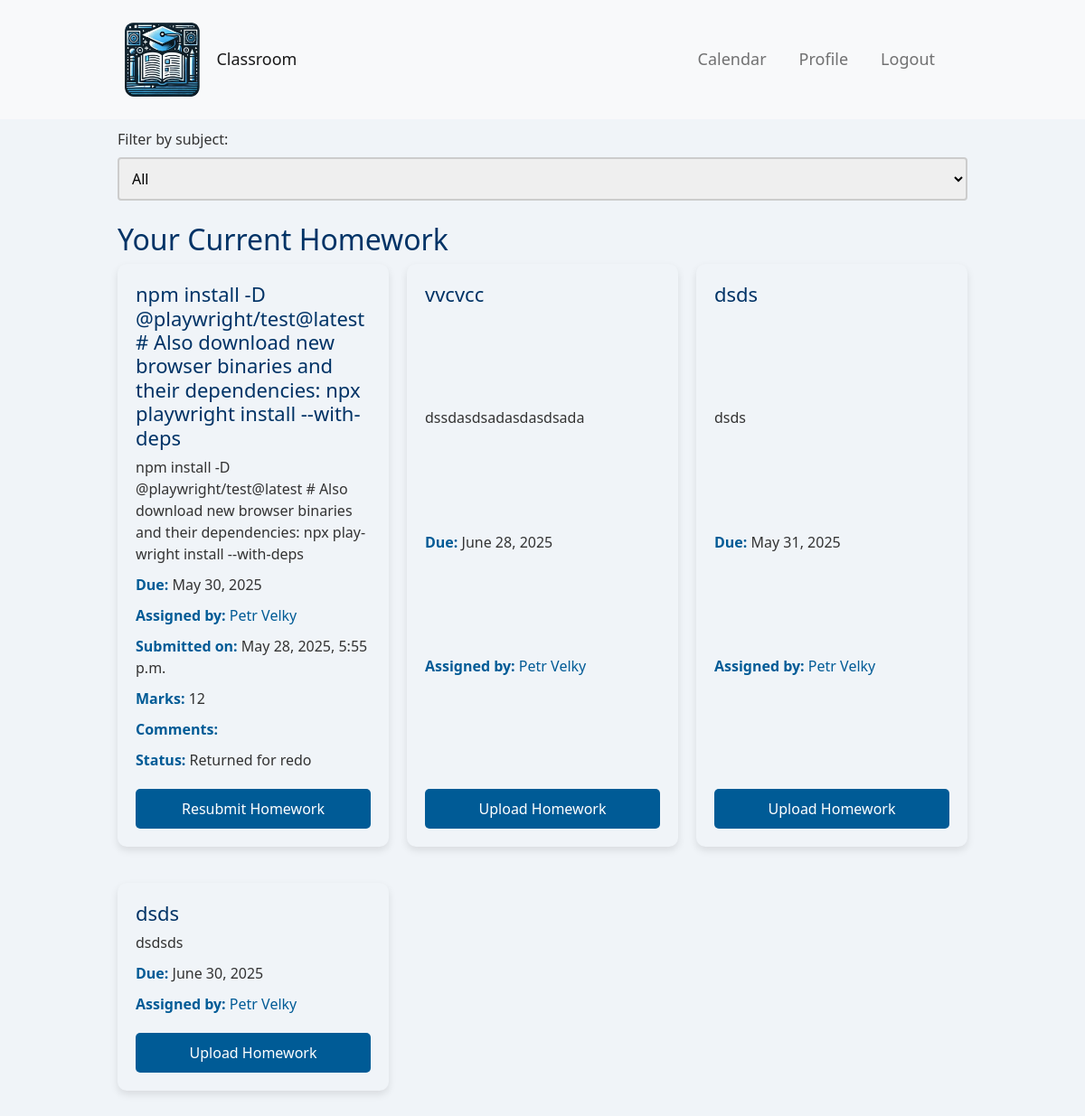
The page /student/dashboard/ (signed in) on the database its author committed.
### polls/models.py (models this page shows, shortened)
class Homework(models.Model):
    subject = models.ForeignKey(Subject, on_delete=models.CASCADE, default=get_default_subject)
    title = models.CharField(max_length=200)
    description = models.TextField()
    assigned_date = models.DateField(default=timezone.now)
    due_date = models.DateField()
    file = models.FileField(upload_to='homework_files/', null=True, blank=True)
    teacher = models.ForeignKey(settings.AUTH_USER_MODEL, on_delete=models.CASCADE, related_name='homeworks')
    students = models.ManyToManyField(settings.AUTH_USER_MODEL, related_name='homework_assigned', blank=True)
    group = models.ForeignKey(Group, on_delete=models.SET_NULL, null=True, blank=True, related_name="homeworks")

class CustomUser(AbstractUser):
    is_student = models.BooleanField(default=False)
    is_teacher = models.BooleanField(default=False)
    age = models.IntegerField(null=True, blank=True)  # Add age field here
    profile_picture = models.ImageField(upload_to='profile_pictures/', null=True, blank=True)
    bio = models.TextField(null=True, blank=True)
    group = models.ForeignKey(Group, on_delete=models.SET_NULL, null=True, blank=True, related_name="members")

class Submission(models.Model):
    STATUS_CHOICES = [
        ('pending', 'Pending'),
        ('returned', 'Returned for redo'),
        ('graded', 'Graded'),
    ]
    student = models.ForeignKey(settings.AUTH_USER_MODEL, on_delete=models.CASCADE, related_name='submissions')
    homework = models.ForeignKey(Homework, on_delete=models.CASCADE, related_name='submissions')
    file = models.FileField(upload_to='homework_submissions/')
    submitted_on = models.DateTimeField(auto_now_add=True)
    marks = models.IntegerField(null=True, blank=True)
    comments = models.TextField(null=True, blank=True)
    allow_resubmission = models.BooleanField(default=False)
    status = models.CharField(max_length=10, choices=STATUS_CHOICES, default='pending')

### polls/views.py (the view)
# urls.py: path('student/dashboard/', polls.views.student_dashboard, name='student_dashboard'),  # Name is 'classroom_hub'
@login_required
def student_dashboard(request):
    if not request.user.is_student:
        return redirect('teacher_dashboard')
    selected_subject = request.GET.get('subject')
    all_subjects = Homework.objects.filter(students=request.user).values_list('subject', flat=True).distinct()
    if selected_subject:
        homeworks = Homework.objects.filter(students=request.user, due_date__gte=datetime.now(), subject=selected_subject)
    else:
        homeworks = Homework.objects.filter(students=request.user, due_date__gte=datetime.now())
    submissions = Submission.objects.filter(student=request.user)
    has_graded_submissions = submissions.filter(status='graded').exists()
    has_pending_submissions = submissions.filter(status='pending').exists()
    homework_data = []
    for homework in homeworks:
        submission = submissions.filter(homework=homework).first()
        if not submission or submission.status in ['pending', 'returned']:
            homework_data.append({
                'homework': homework,
                'submission': submission,
                'resubmission_allowed': submission.allow_resubmission if submission else False,
            })
    context = {
        'homework_data': homework_data,
        'submissions': submissions,
        'has_graded_submissions': has_graded_submissions,
        'has_pending_submissions': has_pending_submissions,
        'subjects': all_subjects,
        'selected_subject': selected_subject,
    }
    return render(request, 'student_dashboard.html', context)

### templates/student_dashboard.html (shortened to what this page needs)
{% extends 'base.html' %}
{% block content %}
<form method="get" class="mb-3">
    <label for="subject">Filter by subject:</label>
    <select name="subject" id="subject" onchange="this.form.submit()">
        <option value="">All</option>
    </select>
</form>
<h2>Your Current Homework</h2>
<div class="assignment-list">
    {% for item in homework_data %}
    <div class="assignment-block">
        <h3>{{ item.homework.title }}</h3>
        <p>{{ item.homework.description }}</p>
        <p><strong>Due:</strong> {{ item.homework.due_date }}</p>
        <p>
            <strong>Assigned by:</strong>
            <a href="{% url 'profile_view' item.homework.teacher.id %}">
                {{ item.homework.teacher.get_full_name }}
            </a>
        </p>
        {% if item.submission %}
            <p><strong>Submitted on:</strong> {{ item.submission.submitted_on }}</p>
            <p><strong>Marks:</strong> {{ item.submission.marks }}</p>
            <p><strong>Comments:</strong> {{ item.submission.comments }}</p>
            <p><strong>Status:</strong> {{ item.submission.get_status_display }}</p>
            {% if item.submission.status == 'returned' and item.resubmission_allowed %}
                <a href="{% url 'upload_submission' item.homework.id %}" class="btn btn-primary">Resubmit Homework</a>
            {% else %}
                <button class="btn btn-secondary" disabled>Homework {{ item.submission.get_status_display }}</button>
            {% endif %}
        {% else %}
            <a href="{% url 'upload_submission' item.homework.id %}" class="btn btn-primary">Upload Homework</a>
        {% endif %}
    </div>
    {% endfor %}
</div>
{% endblock %}

### static/styles/base/global.css (style rules this page uses)
body, html { margin: 0; padding: 0; font-family: 'Segoe UI', Tahoma, Geneva, Verdana, sans-serif; background-color: #f0f4f8; color: #333; }
h1, h2, h3, h4, h5, h6 { color: #003366; }

### static/styles/calendar.css (style rules this page uses)
a { color:snow; }

### static/styles/base/elements.css (style rules this page uses)
.btn { padding: 10px 20px; border: none; border-radius: 5px; background-color: #005b96; color: white; font-size: 16px; cursor: pointer; }
input[type="text"], input[type="password"], select { width: 100%; padding: 10px; margin: 8px 0; box-sizing: border-box; border: 2px solid #ccc; border-radius: 4px; }

### static/styles/dashboard.css (style rules this page uses)
.assignment-list { display: grid; grid-template-columns: repeat(auto-fit, minmax(300px, 1fr)); grid-gap: 20px; justify-items: start; max-width: 1200px; }
.assignment-block { background-color: #f0f4f8; padding: 20px; border-radius: 10px; box-shadow: 0 4px 8px rgba(0, 0, 0, 0.1); margin-bottom: 20px; display: flex; flex-direction: column; justify-content: space-between; box-sizing: border-box; word-wrap: break-word; overflow-wrap: break-word; hyphens: auto; width: 100%; box-sizing: border-box; }
.assignment-block h3 { font-size: 22px; color: #003366; overflow-wrap: break-word; white-space: normal; word-break: break-word; }
.assignment-block p { color: #333; margin-bottom: 10px; word-break: break-word; white-space: normal; }
.assignment-block strong { color: #005b96; }
.assignment-block a { color: #005b96; text-decoration: none; }
.assignment-block .btn { background-color: #005b96; color: white; padding: 10px 20px; border: none; border-radius: 5px; cursor: pointer; font-size: 16px; margin-top: 10px; }

### rows shown on the page
Homework: homework "npm install -D @playwright/test@latest # Also download new browser binaries and their dependencies: npx playwright install --with-deps", homework.description "npm install -D @playwright/test@latest # Also download new browser binaries and their dependencies: npx playwright install --with-deps", homework.due_date "May 30, 2025", homework.teacher.get_full_name "Petr Velky", submission.submitted_on "May 28, 2025, 5:55 p.m.", submission.marks "12", submission.status "Returned for redo", shows "Resubmit Homework"
Homework: homework "vvcvcc", homework.description "dssdasdsadasdasdsada", homework.due_date "June 28, 2025", homework.teacher.get_full_name "Petr Velky", shows "Upload Homework"
Homework: homework "dsds", homework.description "dsds", homework.due_date "May 31, 2025", homework.teacher.get_full_name "Petr Velky", shows "Upload Homework"
Homework: homework "dsds", homework.description "dsdsds", homework.due_date "June 30, 2025", homework.teacher.get_full_name "Petr Velky", shows "Upload Homework"
